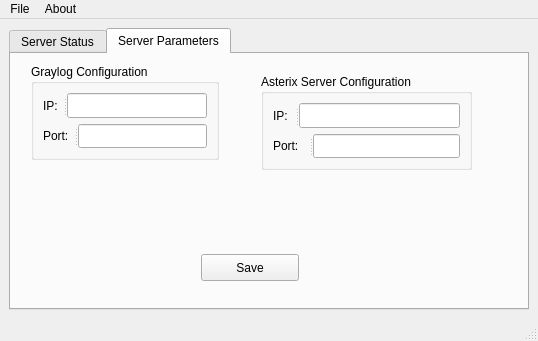
<?xml version="1.0" encoding="UTF-8"?>
<ui version="4.0">
 <class>MainWindow</class>
 <widget class="QMainWindow" name="MainWindow">
  <property name="geometry">
   <rect>
    <x>0</x>
    <y>0</y>
    <width>538</width>
    <height>341</height>
   </rect>
  </property>
  <property name="windowTitle">
   <string>MainWindow</string>
  </property>
  <widget class="QWidget" name="centralwidget">
   <layout class="QHBoxLayout" name="horizontalLayout">
    <item>
     <widget class="QTabWidget" name="tabWidget">
      <property name="currentIndex">
       <number>1</number>
      </property>
      <widget class="QWidget" name="tabStatus">
       <attribute name="title">
        <string>Server Status</string>
       </attribute>
       <widget class="QGroupBox" name="groupBox">
        <property name="geometry">
         <rect>
          <x>20</x>
          <y>10</y>
          <width>125</width>
          <height>96</height>
         </rect>
        </property>
        <property name="autoFillBackground">
         <bool>false</bool>
        </property>
        <property name="styleSheet">
         <string notr="true"/>
        </property>
        <property name="title">
         <string>IAMOD Server</string>
        </property>
        <property name="flat">
         <bool>false</bool>
        </property>
        <layout class="QVBoxLayout" name="verticalLayout">
         <item>
          <widget class="QPushButton" name="pbStart">
           <property name="text">
            <string>Start Server</string>
           </property>
          </widget>
         </item>
         <item>
          <widget class="QPushButton" name="pbStop">
           <property name="text">
            <string>Stop Server</string>
           </property>
          </widget>
         </item>
        </layout>
       </widget>
       <widget class="QGroupBox" name="groupBox_2">
        <property name="geometry">
         <rect>
          <x>180</x>
          <y>10</y>
          <width>101</width>
          <height>101</height>
         </rect>
        </property>
        <property name="title">
         <string>Server Status</string>
        </property>
        <widget class="QLabel" name="statusImage">
         <property name="geometry">
          <rect>
           <x>20</x>
           <y>20</y>
           <width>71</width>
           <height>81</height>
          </rect>
         </property>
         <property name="text">
          <string/>
         </property>
        </widget>
       </widget>
      </widget>
      <widget class="QWidget" name="tabParameters">
       <attribute name="title">
        <string>Server Parameters</string>
       </attribute>
       <widget class="QGroupBox" name="gbGraylog">
        <property name="enabled">
         <bool>true</bool>
        </property>
        <property name="geometry">
         <rect>
          <x>20</x>
          <y>10</y>
          <width>188</width>
          <height>96</height>
         </rect>
        </property>
        <property name="title">
         <string>Graylog Configuration</string>
        </property>
        <layout class="QVBoxLayout" name="verticalLayout_2">
         <item>
          <widget class="QSplitter" name="splitter">
           <property name="orientation">
            <enum>Qt::Horizontal</enum>
           </property>
           <widget class="QLabel" name="label">
            <property name="text">
             <string>IP:</string>
            </property>
           </widget>
           <widget class="QLineEdit" name="leGraylogIP">
            <property name="inputMask">
             <string/>
            </property>
           </widget>
          </widget>
         </item>
         <item>
          <widget class="QSplitter" name="splitter_2">
           <property name="orientation">
            <enum>Qt::Horizontal</enum>
           </property>
           <widget class="QLabel" name="label_2">
            <property name="text">
             <string>Port:</string>
            </property>
           </widget>
           <widget class="QLineEdit" name="leGraylogPort">
            <property name="inputMask">
             <string/>
            </property>
           </widget>
          </widget>
         </item>
        </layout>
       </widget>
       <widget class="QGroupBox" name="gbAsterix">
        <property name="geometry">
         <rect>
          <x>250</x>
          <y>20</y>
          <width>211</width>
          <height>96</height>
         </rect>
        </property>
        <property name="title">
         <string>Asterix Server Configuration</string>
        </property>
        <layout class="QVBoxLayout" name="verticalLayout_3">
         <item>
          <widget class="QSplitter" name="splitter_4">
           <property name="orientation">
            <enum>Qt::Horizontal</enum>
           </property>
           <widget class="QLabel" name="label_3">
            <property name="text">
             <string>IP:</string>
            </property>
           </widget>
           <widget class="QLineEdit" name="leAsterixIP"/>
          </widget>
         </item>
         <item>
          <widget class="QSplitter" name="splitter_3">
           <property name="orientation">
            <enum>Qt::Horizontal</enum>
           </property>
           <widget class="QLabel" name="label_4">
            <property name="text">
             <string>Port:</string>
            </property>
           </widget>
           <widget class="QLineEdit" name="leAsterixPort"/>
          </widget>
         </item>
        </layout>
       </widget>
       <widget class="QPushButton" name="pbSaveConfiguration">
        <property name="geometry">
         <rect>
          <x>190</x>
          <y>200</y>
          <width>98</width>
          <height>27</height>
         </rect>
        </property>
        <property name="text">
         <string>Save</string>
        </property>
       </widget>
      </widget>
     </widget>
    </item>
   </layout>
  </widget>
  <widget class="QMenuBar" name="menubar">
   <property name="geometry">
    <rect>
     <x>0</x>
     <y>0</y>
     <width>538</width>
     <height>25</height>
    </rect>
   </property>
   <widget class="QMenu" name="menuFile">
    <property name="title">
     <string>File</string>
    </property>
    <addaction name="actionLoad_Config_File"/>
    <addaction name="actionExit"/>
   </widget>
   <widget class="QMenu" name="menuAbout">
    <property name="title">
     <string>About</string>
    </property>
    <addaction name="actionLicense"/>
   </widget>
   <addaction name="menuFile"/>
   <addaction name="menuAbout"/>
  </widget>
  <widget class="QStatusBar" name="statusbar"/>
  <action name="actionExit">
   <property name="text">
    <string>Exit</string>
   </property>
  </action>
  <action name="actionLicense">
   <property name="text">
    <string>License</string>
   </property>
  </action>
  <action name="actionLoad_Config_File">
   <property name="text">
    <string>Load Config File</string>
   </property>
  </action>
 </widget>
 <resources/>
 <connections>
  <connection>
   <sender>actionExit</sender>
   <signal>activated()</signal>
   <receiver>MainWindow</receiver>
   <slot>close()</slot>
   <hints>
    <hint type="sourcelabel">
     <x>-1</x>
     <y>-1</y>
    </hint>
    <hint type="destinationlabel">
     <x>134</x>
     <y>57</y>
    </hint>
   </hints>
  </connection>
 </connections>
</ui>
